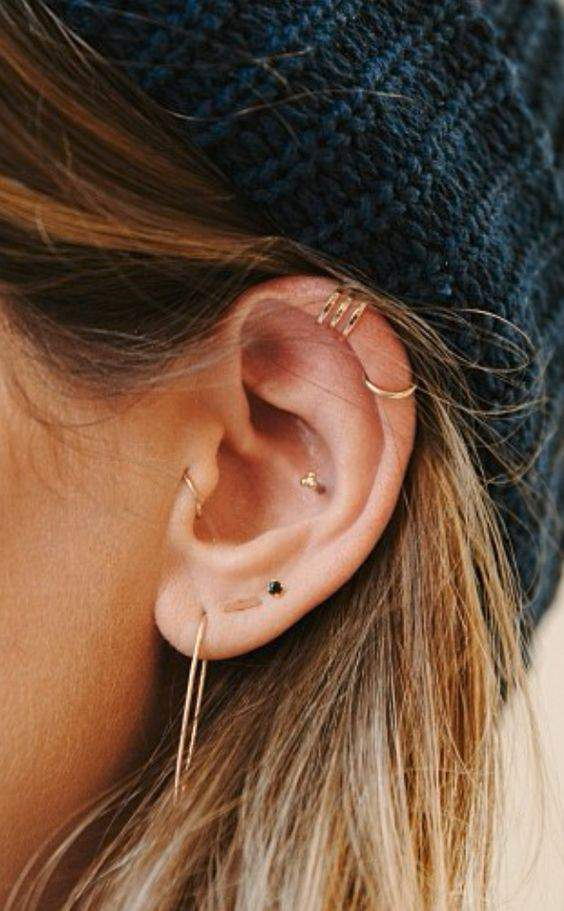
#> input picture spaadmin/src/image/3.jpg, 564 x 911 px, given in place of IMG_2201.JPG, which was not available
$ python images.py ../../spaadmin/src/image/3.jpg   (older library calls are emulated)
#> lines starting #> are read from the running program, lines starting #| are printed output that depends on the picture; pictures that were not available may be replaced by others from this repository, and a replacement may not be noted
import os, sys
from PIL import Image


# [66 lines left out: functions prevent_rotation, crop_images, crop_image, make_transparent, not called in this run]


def adjust():
    infile = '/Sell/media/product_photos/IMG_2201.JPG'
    image = Image.open(infile)
#> image is the input picture: PIL image 564x911 RGB; mean R, G, B 110, 82.1, 63.1
    image = image.convert('RGBA')
#> image: PIL image 564x911 RGBA
    width, height = image.size
#> width = 564; height = 911
    new_width = 512
    new_height = 512
    image = image.resize((new_width, new_height), resample=Image.ANTIALIAS)
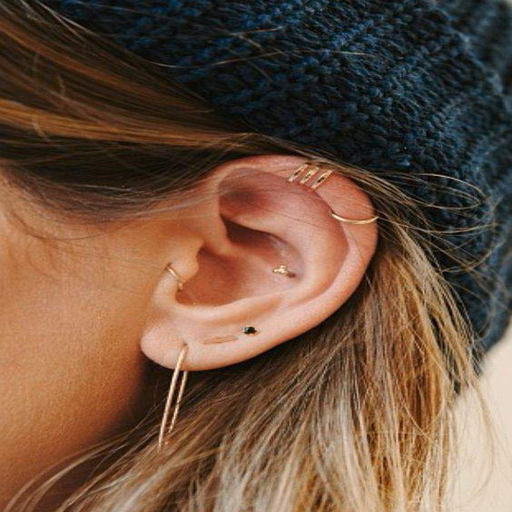
#> image: PIL image 512x512 RGBA; mean R, G, B, A 110, 82.1, 63.1, 255
    new_image = Image.new('RGBA', (512, 512), (0, 0, 0, 0))
#> new_image: PIL image 512x512 RGBA; every value is 0
    upper = 250
    new_image.paste(image, (0, upper))
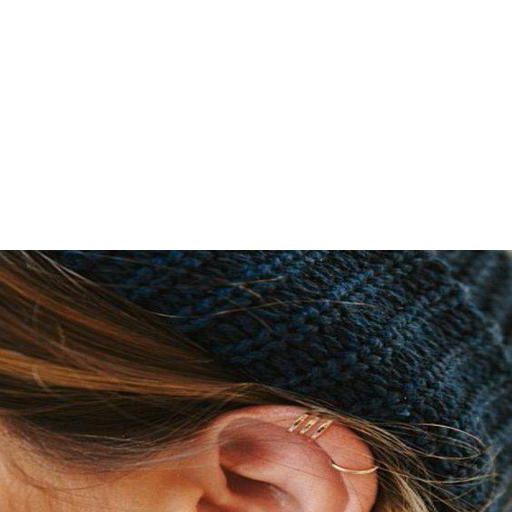
#> new_image: PIL image 512x512 RGBA; mean R, G, B, A 34.8, 26.8, 22, 130.5; transparent parts drawn white
    new_image.show()

if __name__ == '__main__':
    """
    run your function
    """
    adjust()
    # make_transparent()

$ run again, on spaadmin/src/image/4.jpg
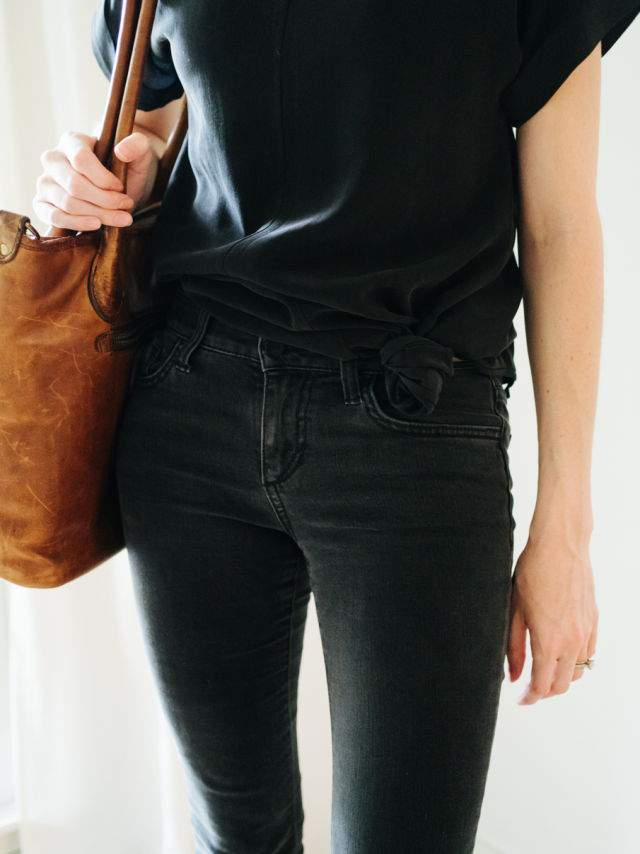
#> input picture spaadmin/src/image/4.jpg, 640 x 854 px, given in place of IMG_2201.JPG, which was not available
#> in adjust, image is the input picture: PIL image 640x854 RGB; mean R, G, B 101.8, 95.7, 90.3
#> in adjust, `image = image.resize((new_width, new_height), resample=Image.ANTIALIAS)`:
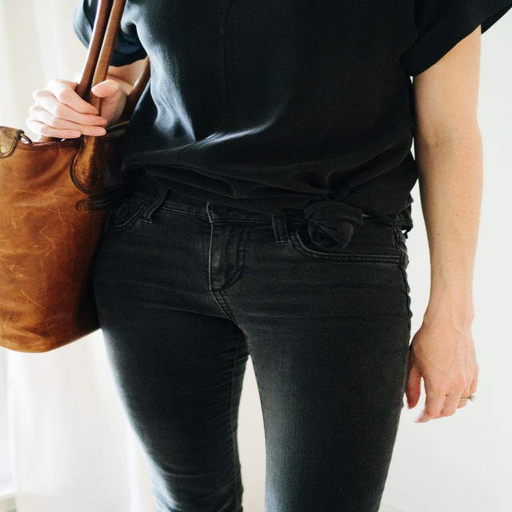
#> image: PIL image 512x512 RGBA; mean R, G, B, A 101.8, 95.7, 90.3, 255
#> in adjust, `new_image.paste(image, (0, upper))`:
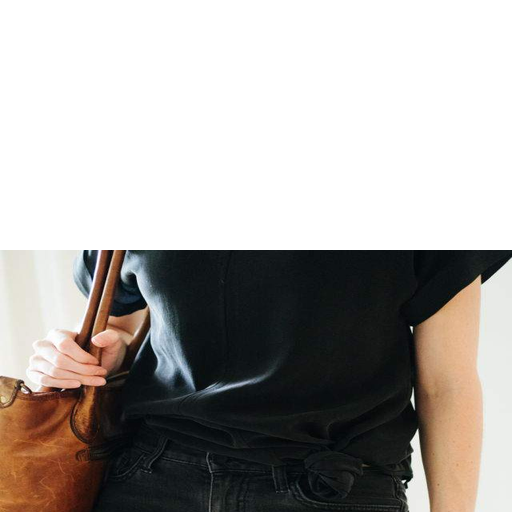
#> new_image: PIL image 512x512 RGBA; mean R, G, B, A 44, 39.6, 36.3, 130.5; transparent parts drawn white

$ run again, on spaadmin/src/image/5.jpg
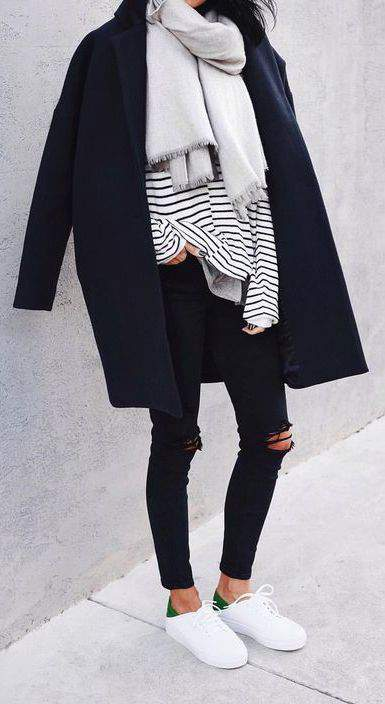
#> input picture spaadmin/src/image/5.jpg, 385 x 704 px, given in place of IMG_2201.JPG, which was not available
#> in adjust, image is the input picture: PIL image 385x704 RGB; mean R, G, B 146.8, 143.9, 151.3
#> in adjust, `image = image.resize((new_width, new_height), resample=Image.ANTIALIAS)`:
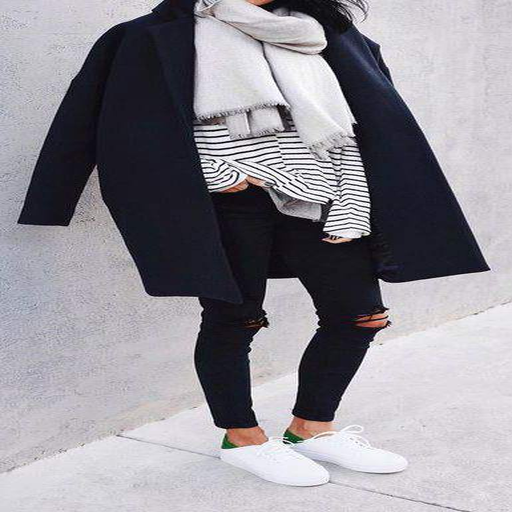
#> image: PIL image 512x512 RGBA; mean R, G, B, A 146.7, 143.9, 151.3, 255
#> in adjust, `new_image.paste(image, (0, upper))`:
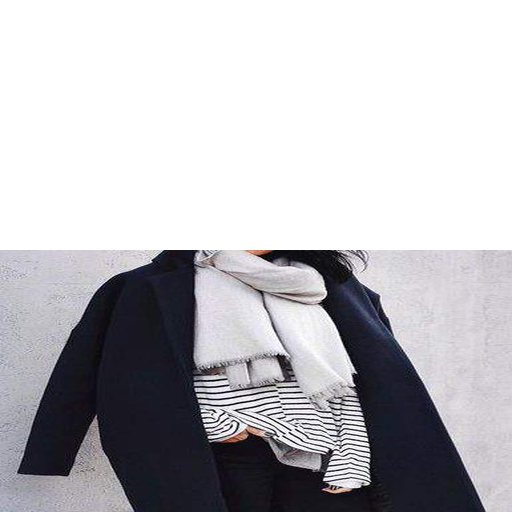
#> new_image: PIL image 512x512 RGBA; mean R, G, B, A 61.9, 60.9, 65, 130.5; transparent parts drawn white
